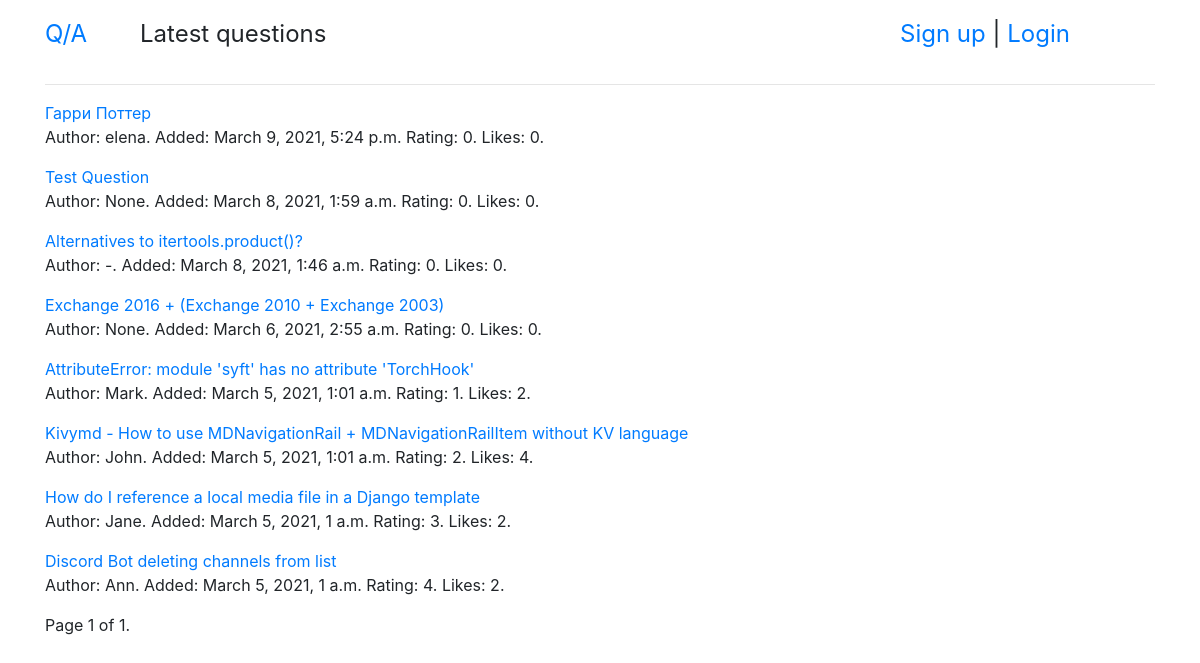
The page / on the database its author committed.
### qa/models.py (models this page shows)
class Question(models.Model):
    objects = QuestionManager()
    title = models.CharField(default='', max_length=255)
    text = models.TextField(default='')
    added_at = models.DateTimeField(null=True, auto_now_add=True)
    rating = models.IntegerField(default=0)
    author = models.ForeignKey(User, null=True, on_delete=models.SET_NULL)
    likes = models.ManyToManyField(User, null=True, related_name='question_like_user')
    def __str__(self):
        return self.title
    def get_url(self):
        return reverse("question-id", kwargs={'pk': self.id})

### qa/views.py (the view)
# urls.py: path('', latest),
def latest(request, *args, **kwargs):
    try:
        questions = Question.objects.new()
    except Question.DoesNotExist:
        raise Http404
    page_obj = paginate(request, questions)
    return render(request, 'list.html', {
        'title': 'Latest questions',
        'user': request.user,
        'page_obj': page_obj,
    })

### qa/models.py (called while the page is built)
    def new(self):
        return self.order_by('-added_at')

### qa/views.py (called while the page is built)
def paginate(request, objects):
    try:
        limit = int(request.GET.get('limit', 10))
    except ValueError:
        limit = 10
    if limit > 10:
        limit = 10
    try:
        page_number = int(request.GET.get('page', 1))
    except ValueError:
        raise Http404
    paginator = Paginator(objects, limit)
    try:
        page = paginator.page(page_number)
    except EmptyPage:
        page = paginator.page(paginator.num_pages)
    return page

### qa/templates/list.html (shortened to what this page needs)
{% extends 'base.html' %}
{% block page %}{{ title }}{% endblock %}
{% block content %}
    {% for question in page_obj %}
        <p><a href="{{ question.get_url }}">{{ question }}</a><br>
            Author: {{ question.author }}.
            Added: {{ question.added_at }}
            Rating: {{ question.rating }}.
            Likes: {{ question.likes.count }}.
        </p>
    {% endfor %}
    <div class="pagination">
        <span class="step-links">
            <span class="current">
                Page {{ page_obj.number }} of {{ page_obj.paginator.num_pages }}.
            </span>
        </span>
    </div>
{% endblock %}

### rows shown on the page
Question: title "Гарри Поттер", author "elena", added_at "March 9, 2021, 5:24 p.m.", rating "0", likes.count "0"
Question: title "Test Question", author "None", added_at "March 8, 2021, 1:59 a.m.", rating "0", likes.count "0"
Question: title "Alternatives to itertools.product()?", author "-", added_at "March 8, 2021, 1:46 a.m.", rating "0", likes.count "0"
Question: title "Exchange 2016 + (Exchange 2010 + Exchange 2003)", author "None", added_at "March 6, 2021, 2:55 a.m.", rating "0", likes.count "0"
Question: title "AttributeError: module 'syft' has no attribute 'TorchHook'", author "Mark", added_at "March 5, 2021, 1:01 a.m.", rating "1", likes.count "2"
Question: title "Kivymd - How to use MDNavigationRail + MDNavigationRailItem without KV language", author "John", added_at "March 5, 2021, 1:01 a.m.", rating "2", likes.count "4"
Question: title "How do I reference a local media file in a Django template", author "Jane", added_at "March 5, 2021, 1 a.m.", rating "3", likes.count "2"
Question: title "Discord Bot deleting channels from list", author "Ann", added_at "March 5, 2021, 1 a.m.", rating "4", likes.count "2"

### other values the page prints
{{ title }} "Latest questions"
{{ page_obj.number }} "1"
{{ page_obj.paginator.num_pages }} "1"
